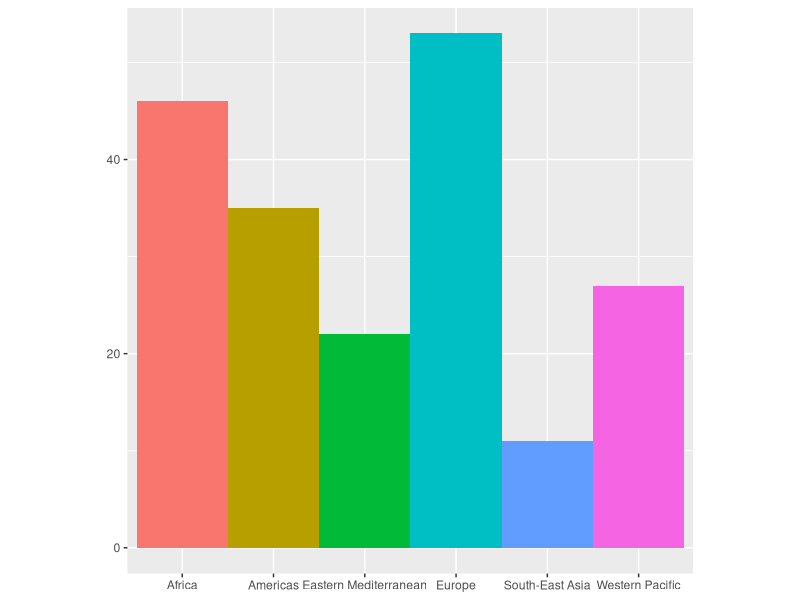
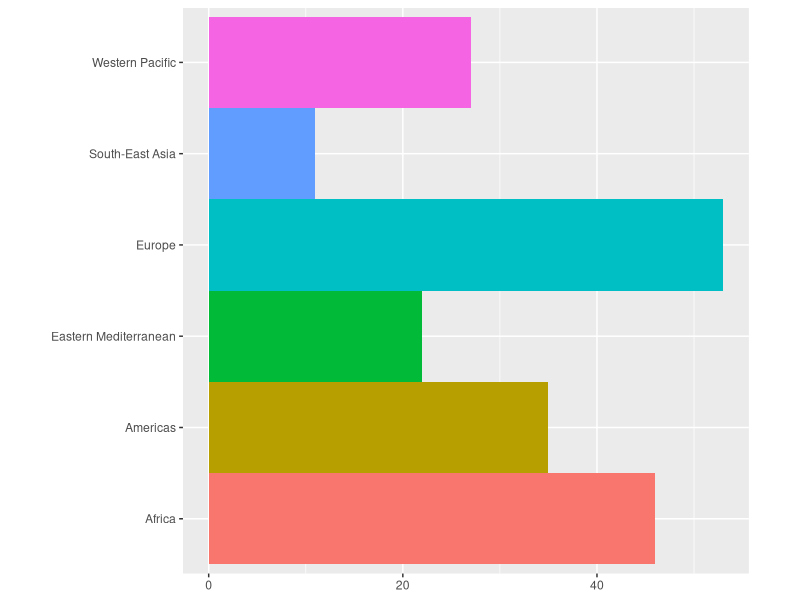
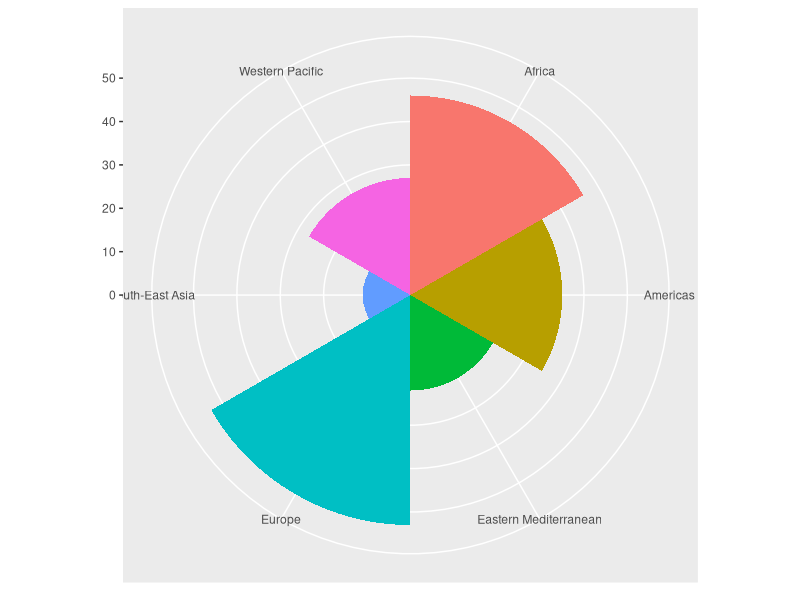
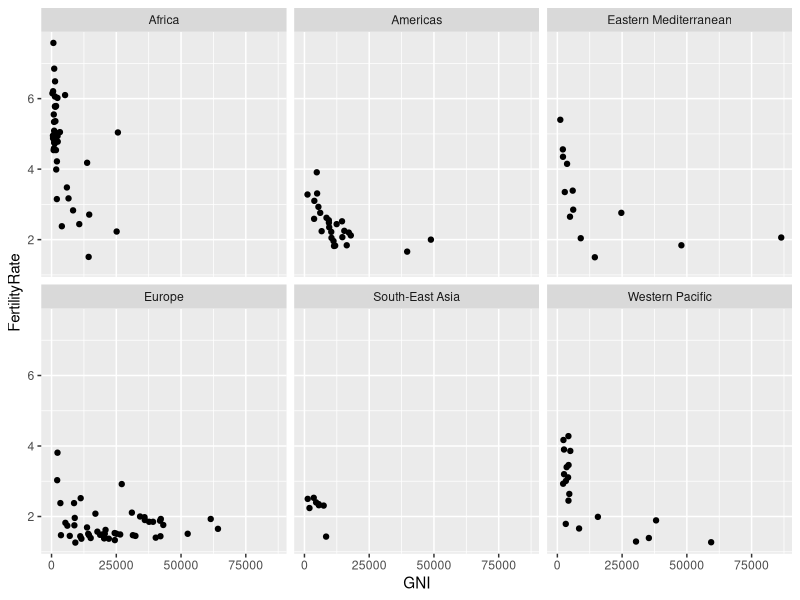
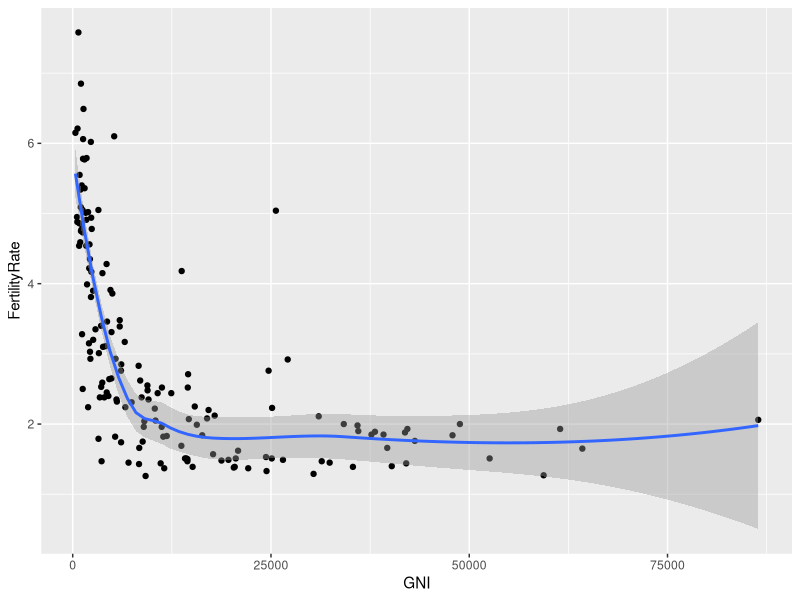
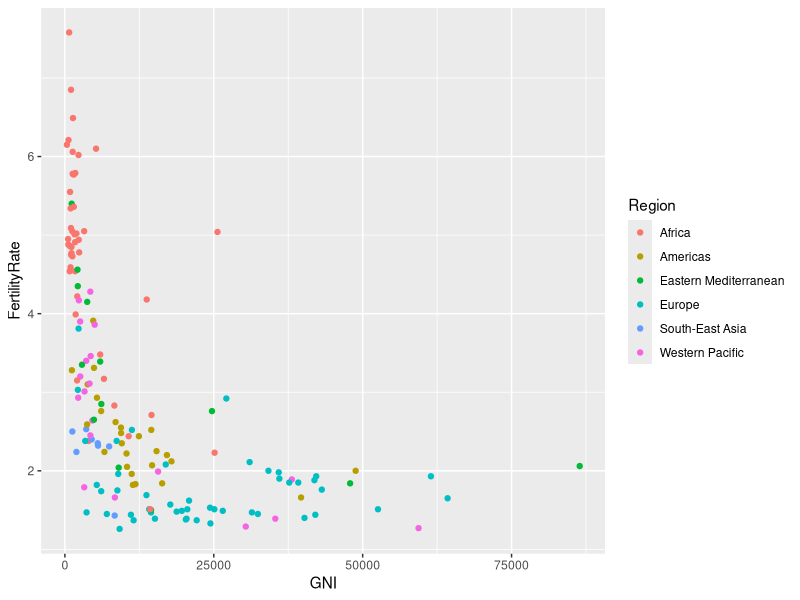
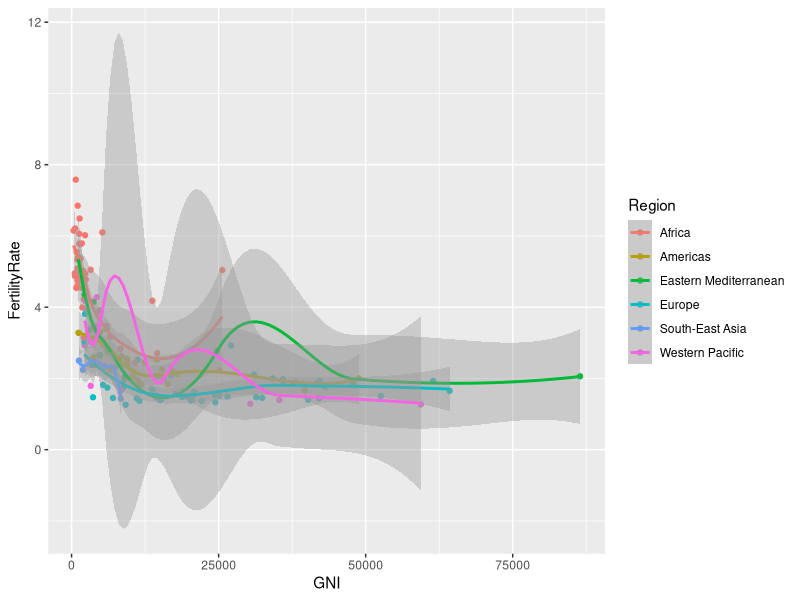

The R source for these figures, in order:
## ---- chunk 1
# install.packages("ggplot2") 
## ---- chunk 2
library(ggplot2)
WHO <- read.csv("w1c2b-WHO.csv")
## ---- chunk 3
str(WHO)
## ---- chunk 4
index <- which(WHO$Country == "Singapore")
index
WHO[index,]$GNI
summary(WHO$Over60)
summary(WHO$Under15)
## ---- chunk 5
bar <- ggplot(WHO) + 
  geom_bar(mapping = aes(x = Region, fill = Region), 
           show.legend = FALSE, width = 1) + 
  theme(aspect.ratio = 1) + 
  labs(x = NULL, y = NULL)
bar
bar + coord_flip()
bar + coord_polar()
## ---- chunk 6
a <- ggplot(WHO, aes(x=GNI, y=FertilityRate))
a + geom_point(na.rm=T) + facet_wrap(.~Region)
## ---- chunk 7
a + geom_point(na.rm=T) + geom_smooth(na.rm=T)
## ---- chunk 8
acol <- ggplot(WHO,aes(x=GNI, y=FertilityRate, color=Region))
acol + geom_point(na.rm=T)
acol + geom_point(na.rm=T) + geom_smooth(na.rm=T)
